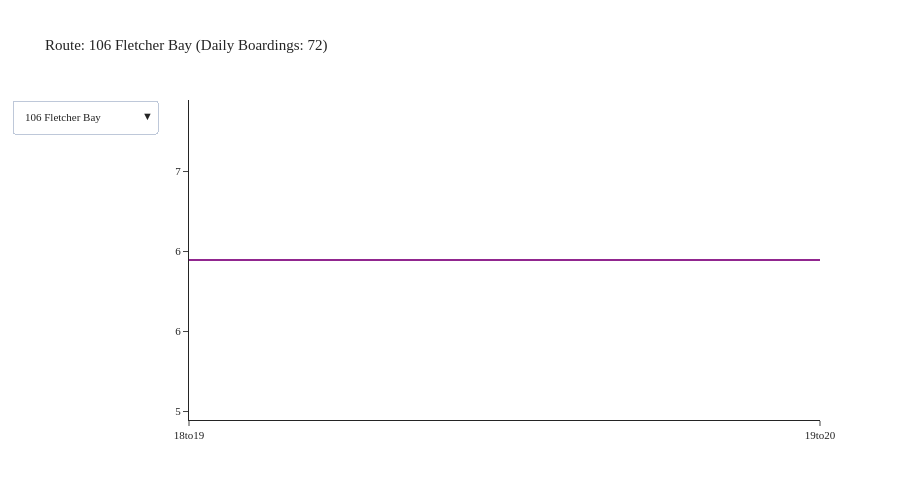

Notebook code for this chart:
### Code cell
agency = 'Kitsap Transit'
df = df_transit_line[df_transit_line['agency'] == agency]
df = df.groupby(['tod', 'description']).agg({'boardings': 'sum'}).reset_index()
fig = create_tod_chart(df)
fig.show()

### Figure 1 — Plotly figure (JSON) as saved in the notebook; plotly's stock layout.template omitted (floating-point values rounded to 4 significant figures)
{"data": [{"mode": "lines", "name": "106 Fletcher Bay", "type": "scatter", "visible": true, "x": ["18to19", "19to20"], "y": [5.947, 5.947]}, {"mode": "lines", "name": "20 Navy Yard City", "type": "scatter", "visible": false, "x": ["18to19", "19to20"], "y": [6.505, 6.505]}, {"mode": "lines", "name": "212 Brem-Silverdle W", "type": "scatter", "visible": false, "x": ["18to19", "19to20", "20to21", "21to22", "22to23", "23to0", "0to1", "1to2", "2to3", "3to4", "4to5"], "y": [98.56, 98.56, 5.48, 5.48, 5.48, 5.48, 5.48, 5.48, 5.48, 5.48, 5.48]}, {"mode": "lines", "name": "215 McWilliams", "type": "scatter", "visible": false, "x": ["18to19", "19to20"], "y": [26.35, 26.35]}, {"mode": "lines", "name": "217 Brem-Silverdle E", "type": "scatter", "visible": false, "x": ["18to19", "19to20", "20to21", "21to22", "22to23", "23to0", "0to1", "1to2", "2to3", "3to4", "4to5"], "y": [122.2, 122.2, 5.02, 5.02, 5.02, 5.02, 5.02, 5.02, 5.02, 5.02, 5.02]}, {"mode": "lines", "name": "219 Crossroads", "type": "scatter", "visible": false, "x": [], "y": []}, {"mode": "lines", "name": "221 Perry Avenue", "type": "scatter", "visible": false, "x": ["18to19", "19to20"], "y": [17.74, 17.74]}, {"mode": "lines", "name": "222 Gateway", "type": "scatter", "visible": false, "x": ["18to19", "19to20"], "y": [2.366, 2.366]}, {"mode": "lines", "name": "223 Kariotis", "type": "scatter", "visible": false, "x": ["18to19", "19to20"], "y": [6.293, 6.293]}, {"mode": "lines", "name": "225 Sheridan Park", "type": "scatter", "visible": false, "x": ["18to19", "19to20"], "y": [15.54, 15.54]}, {"mode": "lines", "name": "235 E Silvr-Old Twn", "type": "scatter", "visible": false, "x": [], "y": []}, {"mode": "lines", "name": "237 W Silvr-Fairgrnd", "type": "scatter", "visible": false, "x": ["18to19", "19to20"], "y": [0.05242, 0.05242]}, {"mode": "lines", "name": "24 Olympic College", "type": "scatter", "visible": false, "x": ["18to19", "19to20"], "y": [7.053, 7.053]}, {"mode": "lines", "name": "26 Bay Vista", "type": "scatter", "visible": false, "x": ["18to19", "19to20"], "y": [12.0, 12.0]}, {"mode": "lines", "name": "301 N Kitsap FF", "type": "scatter", "visible": false, "x": ["18to19", "19to20"], "y": [23.71, 23.71]}, {"mode": "lines", "name": "302 Suquam-Kingston", "type": "scatter", "visible": false, "x": ["18to19", "19to20"], "y": [21.53, 21.53]}, {"mode": "lines", "name": "307 N Vkng-KingstnFF", "type": "scatter", "visible": false, "x": ["18to19", "19to20"], "y": [16.47, 16.47]}, {"mode": "lines", "name": "332 Poulsbo-Silvrdle", "type": "scatter", "visible": false, "x": ["18to19", "19to20"], "y": [17.3, 17.3]}, {"mode": "lines", "name": "333 Silvrdale-Bainb", "type": "scatter", "visible": false, "x": ["18to19", "19to20", "20to21", "21to22", "22to23", "23to0", "0to1", "1to2", "2to3", "3to4", "4to5"], "y": [56.79, 56.79, 24.16, 24.16, 24.16, 24.16, 24.16, 24.16, 24.16, 24.16, 24.16]}, {"mode": "lines", "name": "344 Poulsbo Central", "type": "scatter", "visible": false, "x": [], "y": []}, {"mode": "lines", "name": "390 Poulsbo-Bainbrdg", "type": "scatter", "visible": false, "x": ["18to19", "19to20", "20to21", "21to22", "22to23", "23to0", "0to1", "1to2", "2to3", "3to4", "4to5"], "y": [145.1, 145.1, 48.29, 48.29, 48.29, 48.29, 48.29, 48.29, 48.29, 48.29, 48.29]}, {"mode": "lines", "name": "4 Tremont", "type": "scatter", "visible": false, "x": ["18to19", "19to20"], "y": [0.5197, 0.5197]}, {"mode": "lines", "name": "5 Sidney", "type": "scatter", "visible": false, "x": ["18to19", "19to20"], "y": [7.482, 7.482]}, {"mode": "lines", "name": "8 Bethel", "type": "scatter", "visible": false, "x": ["18to19", "19to20"], "y": [14.34, 14.34]}, {"mode": "lines", "name": "81 Annapolis Commutr", "type": "scatter", "visible": false, "x": [], "y": []}, {"mode": "lines", "name": "85 Mullenix Express", "type": "scatter", "visible": false, "x": ["18to19", "19to20"], "y": [0.1309, 0.1309]}, {"mode": "lines", "name": "86 Southwrth Shuttle", "type": "scatter", "visible": false, "x": ["18to19", "19to20"], "y": [24.45, 24.45]}, {"mode": "lines", "name": "9 E Port Orchard", "type": "scatter", "visible": false, "x": ["18to19", "19to20"], "y": [2.321, 2.321]}, {"mode": "lines", "name": "93 Manzanita", "type": "scatter", "visible": false, "x": ["18to19", "19to20"], "y": [7.159, 7.159]}, {"mode": "lines", "name": "94 Agate Point", "type": "scatter", "visible": false, "x": ["18to19", "19to20"], "y": [20.48, 20.48]}, {"mode": "lines", "name": "95 Battle Point", "type": "scatter", "visible": false, "x": ["18to19", "19to20"], "y": [11.7, 11.7]}, {"mode": "lines", "name": "96 Sunrise", "type": "scatter", "visible": false, "x": ["18to19", "19to20"], "y": [19.39, 19.39]}, {"mode": "lines", "name": "97 Crystal Springs", "type": "scatter", "visible": false, "x": ["18to19", "19to20"], "y": [42.39, 42.39]}, {"mode": "lines", "name": "98 Fort Ward", "type": "scatter", "visible": false, "x": ["18to19", "19to20"], "y": [51.69, 51.69]}, {"mode": "lines", "name": "99 Bill Point", "type": "scatter", "visible": false, "x": ["18to19", "19to20"], "y": [7.388, 7.388]}, {"mode": "lines", "name": "Brem-Annapolis FF", "type": "scatter", "visible": false, "x": [], "y": []}, {"mode": "lines", "name": "Brem-Pt Orchard FF", "type": "scatter", "visible": false, "x": ["18to19", "19to20", "20to21", "21to22", "22to23", "23to0", "0to1", "1to2", "2to3", "3to4", "4to5"], "y": [286.0, 286.0, 11.19, 11.19, 11.19, 11.19, 11.19, 11.19, 11.19, 11.19, 11.19]}, {"mode": "lines", "name": "Seattle-Bremerton FF", "type": "scatter", "visible": false, "x": ["18to19", "19to20", "20to21", "21to22", "22to23", "23to0", "0to1", "1to2", "2to3", "3to4", "4to5"], "y": [46.77, 46.77, 5.457, 5.457, 5.457, 5.457, 5.457, 5.457, 5.457, 5.457, 5.457]}, {"mode": "lines", "name": "Seattle-Kingston FF", "type": "scatter", "visible": false, "x": ["18to19", "19to20"], "y": [4.646, 4.646]}, {"mode": "lines", "name": "Seattle-Southwrth FF", "type": "scatter", "visible": false, "x": ["18to19", "19to20"], "y": [7.547, 7.547]}, {"mode": "lines", "name": "377 BI Ferry-Pbo", "type": "scatter", "visible": false, "x": ["18to19", "19to20"], "y": [0.09701, 0.09701]}], "layout": {"font": {"size": 11}, "height": 500, "title": {"text": "Route: 106 Fletcher Bay (Daily Boardings: 72)"}, "updatemenus": [{"buttons": [{"args": [{"visible": [true, false, false, false, false, false, false, false, false, false, false, false, false, false, false, false, false, false, false, false, false, false, false, false, false, false, false, false, false, false, false, false, false, false, false, false, false, false, false, false, false]}, {"title": "Route: 106 Fletcher Bay (Daily Boardings: 72)"}], "label": "106 Fletcher Bay", "method": "update"}, {"args": [{"visible": [false, true, false, false, false, false, false, false, false, false, false, false, false, false, false, false, false, false, false, false, false, false, false, false, false, false, false, false, false, false, false, false, false, false, false, false, false, false, false, false, false]}, {"title": "Route: 20 Navy Yard City (Daily Boardings: 145)"}], "label": "20 Navy Yard City", "method": "update"}, {"args": [{"visible": [false, false, true, false, false, false, false, false, false, false, false, false, false, false, false, false, false, false, false, false, false, false, false, false, false, false, false, false, false, false, false, false, false, false, false, false, false, false, false, false, false]}, {"title": "Route: 212 Brem-Silverdle W (Daily Boardings: 1,177)"}], "label": "212 Brem-Silverdle W", "method": "update"}, {"args": [{"visible": [false, false, false, true, false, false, false, false, false, false, false, false, false, false, false, false, false, false, false, false, false, false, false, false, false, false, false, false, false, false, false, false, false, false, false, false, false, false, false, false, false]}, {"title": "Route: 215 McWilliams (Daily Boardings: 389)"}], "label": "215 McWilliams", "method": "update"}, {"args": [{"visible": [false, false, false, false, true, false, false, false, false, false, false, false, false, false, false, false, false, false, false, false, false, false, false, false, false, false, false, false, false, false, false, false, false, false, false, false, false, false, false, false, false]}, {"title": "Route: 217 Brem-Silverdle E (Daily Boardings: 1,383)"}], "label": "217 Brem-Silverdle E", "method": "update"}, {"args": [{"visible": [false, false, false, false, false, true, false, false, false, false, false, false, false, false, false, false, false, false, false, false, false, false, false, false, false, false, false, false, false, false, false, false, false, false, false, false, false, false, false, false, false]}, {"title": "Route: 219 Crossroads (Daily Boardings: 24)"}], "label": "219 Crossroads", "method": "update"}, {"args": [{"visible": [false, false, false, false, false, false, true, false, false, false, false, false, false, false, false, false, false, false, false, false, false, false, false, false, false, false, false, false, false, false, false, false, false, false, false, false, false, false, false, false, false]}, {"title": "Route: 221 Perry Avenue (Daily Boardings: 157)"}], "label": "221 Perry Avenue", "method": "update"}, {"args": [{"visible": [false, false, false, false, false, false, false, true, false, false, false, false, false, false, false, false, false, false, false, false, false, false, false, false, false, false, false, false, false, false, false, false, false, false, false, false, false, false, false, false, false]}, {"title": "Route: 222 Gateway (Daily Boardings: 26)"}], "label": "222 Gateway", "method": "update"}, {"args": [{"visible": [false, false, false, false, false, false, false, false, true, false, false, false, false, false, false, false, false, false, false, false, false, false, false, false, false, false, false, false, false, false, false, false, false, false, false, false, false, false, false, false, false]}, {"title": "Route: 223 Kariotis (Daily Boardings: 120)"}], "label": "223 Kariotis", "method": "update"}, {"args": [{"visible": [false, false, false, false, false, false, false, false, false, true, false, false, false, false, false, false, false, false, false, false, false, false, false, false, false, false, false, false, false, false, false, false, false, false, false, false, false, false, false, false, false]}, {"title": "Route: 225 Sheridan Park (Daily Boardings: 289)"}], "label": "225 Sheridan Park", "method": "update"}, {"args": [{"visible": [false, false, false, false, false, false, false, false, false, false, true, false, false, false, false, false, false, false, false, false, false, false, false, false, false, false, false, false, false, false, false, false, false, false, false, false, false, false, false, false, false]}, {"title": "Route: 235 E Silvr-Old Twn (Daily Boardings: 11)"}], "label": "235 E Silvr-Old Twn", "method": "update"}, {"args": [{"visible": [false, false, false, false, false, false, false, false, false, false, false, true, false, false, false, false, false, false, false, false, false, false, false, false, false, false, false, false, false, false, false, false, false, false, false, false, false, false, false, false, false]}, {"title": "Route: 237 W Silvr-Fairgrnd (Daily Boardings: 14)"}], "label": "237 W Silvr-Fairgrnd", "method": "update"}, {"args": [{"visible": [false, false, false, false, false, false, false, false, false, false, false, false, true, false, false, false, false, false, false, false, false, false, false, false, false, false, false, false, false, false, false, false, false, false, false, false, false, false, false, false, false]}, {"title": "Route: 24 Olympic College (Daily Boardings: 158)"}], "label": "24 Olympic College", "method": "update"}, {"args": [{"visible": [false, false, false, false, false, false, false, false, false, false, false, false, false, true, false, false, false, false, false, false, false, false, false, false, false, false, false, false, false, false, false, false, false, false, false, false, false, false, false, false, false]}, {"title": "Route: 26 Bay Vista (Daily Boardings: 147)"}], "label": "26 Bay Vista", "method": "update"}, {"args": [{"visible": [false, false, false, false, false, false, false, false, false, false, false, false, false, false, true, false, false, false, false, false, false, false, false, false, false, false, false, false, false, false, false, false, false, false, false, false, false, false, false, false, false]}, {"title": "Route: 301 N Kitsap FF (Daily Boardings: 278)"}], "label": "301 N Kitsap FF", "method": "update"}, {"args": [{"visible": [false, false, false, false, false, false, false, false, false, false, false, false, false, false, false, true, false, false, false, false, false, false, false, false, false, false, false, false, false, false, false, false, false, false, false, false, false, false, false, false, false]}, {"title": "Route: 302 Suquam-Kingston (Daily Boardings: 304)"}], "label": "302 Suquam-Kingston", "method": "update"}, {"args": [{"visible": [false, false, false, false, false, false, false, false, false, false, false, false, false, false, false, false, true, false, false, false, false, false, false, false, false, false, false, false, false, false, false, false, false, false, false, false, false, false, false, false, false]}, {"title": "Route: 307 N Vkng-KingstnFF (Daily Boardings: 168)"}], "label": "307 N Vkng-KingstnFF", "method": "update"}, {"args": [{"visible": [false, false, false, false, false, false, false, false, false, false, false, false, false, false, false, false, false, true, false, false, false, false, false, false, false, false, false, false, false, false, false, false, false, false, false, false, false, false, false, false, false]}, {"title": "Route: 332 Poulsbo-Silvrdle (Daily Boardings: 197)"}], "label": "332 Poulsbo-Silvrdle", "method": "update"}, {"args": [{"visible": [false, false, false, false, false, false, false, false, false, false, false, false, false, false, false, false, false, false, true, false, false, false, false, false, false, false, false, false, false, false, false, false, false, false, false, false, false, false, false, false, false]}, {"title": "Route: 333 Silvrdale-Bainb (Daily Boardings: 471)"}], "label": "333 Silvrdale-Bainb", "method": "update"}, {"args": [{"visible": [false, false, false, false, false, false, false, false, false, false, false, false, false, false, false, false, false, false, false, true, false, false, false, false, false, false, false, false, false, false, false, false, false, false, false, false, false, false, false, false, false]}, {"title": "Route: 344 Poulsbo Central (Daily Boardings: 58)"}], "label": "344 Poulsbo Central", "method": "update"}, {"args": [{"visible": [false, false, false, false, false, false, false, false, false, false, false, false, false, false, false, false, false, false, false, false, true, false, false, false, false, false, false, false, false, false, false, false, false, false, false, false, false, false, false, false, false]}, {"title": "Route: 390 Poulsbo-Bainbrdg (Daily Boardings: 1,936)"}], "label": "390 Poulsbo-Bainbrdg", "method": "update"}, {"args": [{"visible": [false, false, false, false, false, false, false, false, false, false, false, false, false, false, false, false, false, false, false, false, false, true, false, false, false, false, false, false, false, false, false, false, false, false, false, false, false, false, false, false, false]}, {"title": "Route: 4 Tremont (Daily Boardings: 49)"}], "label": "4 Tremont", "method": "update"}, {"args": [{"visible": [false, false, false, false, false, false, false, false, false, false, false, false, false, false, false, false, false, false, false, false, false, false, true, false, false, false, false, false, false, false, false, false, false, false, false, false, false, false, false, false, false]}, {"title": "Route: 5 Sidney (Daily Boardings: 96)"}], "label": "5 Sidney", "method": "update"}, {"args": [{"visible": [false, false, false, false, false, false, false, false, false, false, false, false, false, false, false, false, false, false, false, false, false, false, false, true, false, false, false, false, false, false, false, false, false, false, false, false, false, false, false, false, false]}, {"title": "Route: 8 Bethel (Daily Boardings: 194)"}], "label": "8 Bethel", "method": "update"}, {"args": [{"visible": [false, false, false, false, false, false, false, false, false, false, false, false, false, false, false, false, false, false, false, false, false, false, false, false, true, false, false, false, false, false, false, false, false, false, false, false, false, false, false, false, false]}, {"title": "Route: 81 Annapolis Commutr (Daily Boardings: 44)"}], "label": "81 Annapolis Commutr", "method": "update"}, {"args": [{"visible": [false, false, false, false, false, false, false, false, false, false, false, false, false, false, false, false, false, false, false, false, false, false, false, false, false, true, false, false, false, false, false, false, false, false, false, false, false, false, false, false, false]}, {"title": "Route: 85 Mullenix Express (Daily Boardings: 7)"}], "label": "85 Mullenix Express", "method": "update"}, {"args": [{"visible": [false, false, false, false, false, false, false, false, false, false, false, false, false, false, false, false, false, false, false, false, false, false, false, false, false, false, true, false, false, false, false, false, false, false, false, false, false, false, false, false, false]}, {"title": "Route: 86 Southwrth Shuttle (Daily Boardings: 221)"}], "label": "86 Southwrth Shuttle", "method": "update"}, {"args": [{"visible": [false, false, false, false, false, false, false, false, false, false, false, false, false, false, false, false, false, false, false, false, false, false, false, false, false, false, false, true, false, false, false, false, false, false, false, false, false, false, false, false, false]}, {"title": "Route: 9 E Port Orchard (Daily Boardings: 72)"}], "label": "9 E Port Orchard", "method": "update"}, {"args": [{"visible": [false, false, false, false, false, false, false, false, false, false, false, false, false, false, false, false, false, false, false, false, false, false, false, false, false, false, false, false, true, false, false, false, false, false, false, false, false, false, false, false, false]}, {"title": "Route: 93 Manzanita (Daily Boardings: 41)"}], "label": "93 Manzanita", "method": "update"}, {"args": [{"visible": [false, false, false, false, false, false, false, false, false, false, false, false, false, false, false, false, false, false, false, false, false, false, false, false, false, false, false, false, false, true, false, false, false, false, false, false, false, false, false, false, false]}, {"title": "Route: 94 Agate Point (Daily Boardings: 201)"}], "label": "94 Agate Point", "method": "update"}, {"args": [{"visible": [false, false, false, false, false, false, false, false, false, false, false, false, false, false, false, false, false, false, false, false, false, false, false, false, false, false, false, false, false, false, true, false, false, false, false, false, false, false, false, false, false]}, {"title": "Route: 95 Battle Point (Daily Boardings: 250)"}], "label": "95 Battle Point", "method": "update"}, {"args": [{"visible": [false, false, false, false, false, false, false, false, false, false, false, false, false, false, false, false, false, false, false, false, false, false, false, false, false, false, false, false, false, false, false, true, false, false, false, false, false, false, false, false, false]}, {"title": "Route: 96 Sunrise (Daily Boardings: 245)"}], "label": "96 Sunrise", "method": "update"}, {"args": [{"visible": [false, false, false, false, false, false, false, false, false, false, false, false, false, false, false, false, false, false, false, false, false, false, false, false, false, false, false, false, false, false, false, false, true, false, false, false, false, false, false, false, false]}, {"title": "Route: 97 Crystal Springs (Daily Boardings: 398)"}], "label": "97 Crystal Springs", "method": "update"}, {"args": [{"visible": [false, false, false, false, false, false, false, false, false, false, false, false, false, false, false, false, false, false, false, false, false, false, false, false, false, false, false, false, false, false, false, false, false, true, false, false, false, false, false, false, false]}, {"title": "Route: 98 Fort Ward (Daily Boardings: 546)"}], "label": "98 Fort Ward", "method": "update"}, {"args": [{"visible": [false, false, false, false, false, false, false, false, false, false, false, false, false, false, false, false, false, false, false, false, false, false, false, false, false, false, false, false, false, false, false, false, false, false, true, false, false, false, false, false, false]}, {"title": "Route: 99 Bill Point (Daily Boardings: 251)"}], "label": "99 Bill Point", "method": "update"}, {"args": [{"visible": [false, false, false, false, false, false, false, false, false, false, false, false, false, false, false, false, false, false, false, false, false, false, false, false, false, false, false, false, false, false, false, false, false, false, false, true, false, false, false, false, false]}, {"title": "Route: Brem-Annapolis FF (Daily Boardings: 52)"}], "label": "Brem-Annapolis FF", "method": "update"}, {"args": [{"visible": [false, false, false, false, false, false, false, false, false, false, false, false, false, false, false, false, false, false, false, false, false, false, false, false, false, false, false, false, false, false, false, false, false, false, false, false, true, false, false, false, false]}, {"title": "Route: Brem-Pt Orchard FF (Daily Boardings: 2,981)"}], "label": "Brem-Pt Orchard FF", "method": "update"}, {"args": [{"visible": [false, false, false, false, false, false, false, false, false, false, false, false, false, false, false, false, false, false, false, false, false, false, false, false, false, false, false, false, false, false, false, false, false, false, false, false, false, true, false, false, false]}, {"title": "Route: Seattle-Bremerton FF (Daily Boardings: 415)"}], "label": "Seattle-Bremerton FF", "method": "update"}, {"args": [{"visible": [false, false, false, false, false, false, false, false, false, false, false, false, false, false, false, false, false, false, false, false, false, false, false, false, false, false, false, false, false, false, false, false, false, false, false, false, false, false, true, false, false]}, {"title": "Route: Seattle-Kingston FF (Daily Boardings: 34)"}], "label": "Seattle-Kingston FF", "method": "update"}, {"args": [{"visible": [false, false, false, false, false, false, false, false, false, false, false, false, false, false, false, false, false, false, false, false, false, false, false, false, false, false, false, false, false, false, false, false, false, false, false, false, false, false, false, true, false]}, {"title": "Route: Seattle-Southwrth FF (Daily Boardings: 45)"}], "label": "Seattle-Southwrth FF", "method": "update"}, {"args": [{"visible": [false, false, false, false, false, false, false, false, false, false, false, false, false, false, false, false, false, false, false, false, false, false, false, false, false, false, false, false, false, false, false, false, false, false, false, false, false, false, false, false, true]}, {"title": "Route: 377 BI Ferry-Pbo (Daily Boardings: 0)"}], "label": "377 BI Ferry-Pbo", "method": "update"}], "direction": "down", "showactive": true}], "width": 900, "yaxis": {"tickformat": ".00f"}}}
